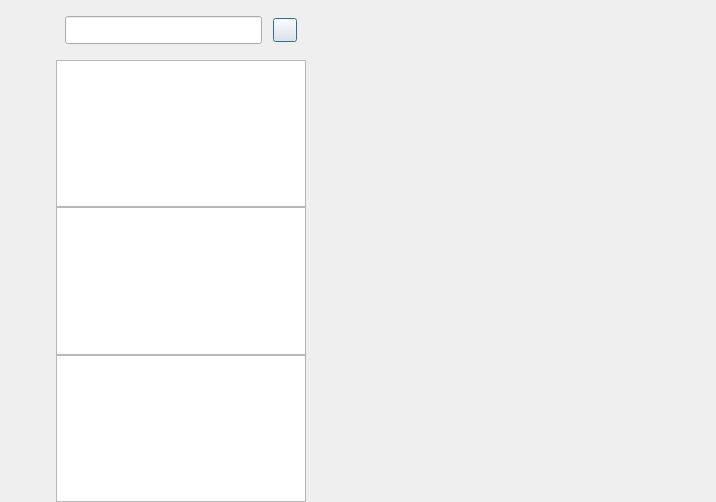
<?xml version="1.0" encoding="UTF-8"?>
<ui version="4.0">
 <class>ChatDialog</class>
 <widget class="QDialog" name="ChatDialog">
  <property name="geometry">
   <rect>
    <x>0</x>
    <y>0</y>
    <width>716</width>
    <height>502</height>
   </rect>
  </property>
  <property name="windowTitle">
   <string>Dialog</string>
  </property>
  <layout class="QHBoxLayout" name="horizontalLayout">
   <property name="spacing">
    <number>0</number>
   </property>
   <property name="leftMargin">
    <number>0</number>
   </property>
   <property name="topMargin">
    <number>0</number>
   </property>
   <property name="rightMargin">
    <number>0</number>
   </property>
   <property name="bottomMargin">
    <number>0</number>
   </property>
   <item>
    <widget class="QWidget" name="side_bar" native="true">
     <property name="sizePolicy">
      <sizepolicy hsizetype="Fixed" vsizetype="Expanding">
       <horstretch>0</horstretch>
       <verstretch>0</verstretch>
      </sizepolicy>
     </property>
     <property name="minimumSize">
      <size>
       <width>56</width>
       <height>0</height>
      </size>
     </property>
     <property name="maximumSize">
      <size>
       <width>56</width>
       <height>16777215</height>
      </size>
     </property>
     <layout class="QVBoxLayout" name="verticalLayout">
      <property name="spacing">
       <number>7</number>
      </property>
      <property name="leftMargin">
       <number>4</number>
      </property>
      <property name="topMargin">
       <number>30</number>
      </property>
      <property name="rightMargin">
       <number>0</number>
      </property>
      <property name="bottomMargin">
       <number>0</number>
      </property>
      <item>
       <widget class="QWidget" name="widget" native="true">
        <layout class="QVBoxLayout" name="verticalLayout_3">
         <property name="spacing">
          <number>20</number>
         </property>
         <property name="rightMargin">
          <number>6</number>
         </property>
         <item>
          <widget class="QLabel" name="side_head_lb">
           <property name="minimumSize">
            <size>
             <width>30</width>
             <height>30</height>
            </size>
           </property>
           <property name="maximumSize">
            <size>
             <width>30</width>
             <height>30</height>
            </size>
           </property>
           <property name="text">
            <string/>
           </property>
           <property name="alignment">
            <set>Qt::AlignCenter</set>
           </property>
          </widget>
         </item>
         <item>
          <widget class="StateWidget" name="side_chat_lb" native="true">
           <property name="minimumSize">
            <size>
             <width>30</width>
             <height>30</height>
            </size>
           </property>
           <property name="maximumSize">
            <size>
             <width>30</width>
             <height>30</height>
            </size>
           </property>
          </widget>
         </item>
         <item>
          <widget class="StateWidget" name="side_contact_lb" native="true">
           <property name="minimumSize">
            <size>
             <width>30</width>
             <height>30</height>
            </size>
           </property>
           <property name="maximumSize">
            <size>
             <width>30</width>
             <height>30</height>
            </size>
           </property>
          </widget>
         </item>
        </layout>
       </widget>
      </item>
      <item>
       <spacer name="verticalSpacer">
        <property name="orientation">
         <enum>Qt::Vertical</enum>
        </property>
        <property name="sizeHint" stdset="0">
         <size>
          <width>20</width>
          <height>40</height>
         </size>
        </property>
       </spacer>
      </item>
     </layout>
    </widget>
   </item>
   <item>
    <widget class="QWidget" name="chat_user_wid" native="true">
     <property name="maximumSize">
      <size>
       <width>250</width>
       <height>16777215</height>
      </size>
     </property>
     <layout class="QVBoxLayout" name="verticalLayout_2">
      <property name="spacing">
       <number>0</number>
      </property>
      <property name="leftMargin">
       <number>0</number>
      </property>
      <property name="topMargin">
       <number>0</number>
      </property>
      <property name="rightMargin">
       <number>0</number>
      </property>
      <property name="bottomMargin">
       <number>0</number>
      </property>
      <item>
       <widget class="QWidget" name="search_wid" native="true">
        <property name="minimumSize">
         <size>
          <width>0</width>
          <height>60</height>
         </size>
        </property>
        <property name="maximumSize">
         <size>
          <width>16777215</width>
          <height>60</height>
         </size>
        </property>
        <layout class="QHBoxLayout" name="horizontalLayout_2">
         <property name="spacing">
          <number>6</number>
         </property>
         <property name="leftMargin">
          <number>9</number>
         </property>
         <property name="topMargin">
          <number>9</number>
         </property>
         <property name="rightMargin">
          <number>9</number>
         </property>
         <property name="bottomMargin">
          <number>9</number>
         </property>
         <item>
          <widget class="CustomizeEdit" name="search_edit">
           <property name="minimumSize">
            <size>
             <width>0</width>
             <height>28</height>
            </size>
           </property>
           <property name="maximumSize">
            <size>
             <width>16777215</width>
             <height>28</height>
            </size>
           </property>
          </widget>
         </item>
         <item>
          <spacer name="horizontalSpacer">
           <property name="orientation">
            <enum>Qt::Horizontal</enum>
           </property>
           <property name="sizeType">
            <enum>QSizePolicy::Fixed</enum>
           </property>
           <property name="sizeHint" stdset="0">
            <size>
             <width>5</width>
             <height>20</height>
            </size>
           </property>
          </spacer>
         </item>
         <item>
          <widget class="ClickedBtn" name="add_btn">
           <property name="minimumSize">
            <size>
             <width>24</width>
             <height>24</height>
            </size>
           </property>
           <property name="maximumSize">
            <size>
             <width>24</width>
             <height>24</height>
            </size>
           </property>
           <property name="text">
            <string/>
           </property>
          </widget>
         </item>
        </layout>
       </widget>
      </item>
      <item>
       <widget class="ChatUserList" name="chat_user_list"/>
      </item>
      <item>
       <widget class="SearchList" name="search_list"/>
      </item>
      <item>
       <widget class="ContactUserList" name="con_user_list"/>
      </item>
     </layout>
    </widget>
   </item>
   <item>
    <widget class="QStackedWidget" name="stackedWidget">
     <widget class="ChatPage" name="chat_page"/>
     <widget class="ApplyFriendPage" name="friend_apply_page"/>
    </widget>
   </item>
  </layout>
 </widget>
 <customwidgets>
  <customwidget>
   <class>ClickedBtn</class>
   <extends>QPushButton</extends>
   <header location="global">clickedbtn.h</header>
  </customwidget>
  <customwidget>
   <class>CustomizeEdit</class>
   <extends>QLineEdit</extends>
   <header location="global">customizeedit.h</header>
  </customwidget>
  <customwidget>
   <class>ChatUserList</class>
   <extends>QListWidget</extends>
   <header location="global">chatuserlist.h</header>
  </customwidget>
  <customwidget>
   <class>ChatPage</class>
   <extends>QWidget</extends>
   <header location="global">chatpage.h</header>
   <container>1</container>
  </customwidget>
  <customwidget>
   <class>StateWidget</class>
   <extends>QWidget</extends>
   <header location="global">statewidget.h</header>
   <container>1</container>
  </customwidget>
  <customwidget>
   <class>SearchList</class>
   <extends>QListWidget</extends>
   <header location="global">searchlist.h</header>
  </customwidget>
  <customwidget>
   <class>ContactUserList</class>
   <extends>QListView</extends>
   <header location="global">contactuserlist.h</header>
  </customwidget>
  <customwidget>
   <class>ApplyFriendPage</class>
   <extends>QWidget</extends>
   <header location="global">applyfriendpage.h</header>
   <container>1</container>
  </customwidget>
 </customwidgets>
 <resources/>
 <connections/>
</ui>
